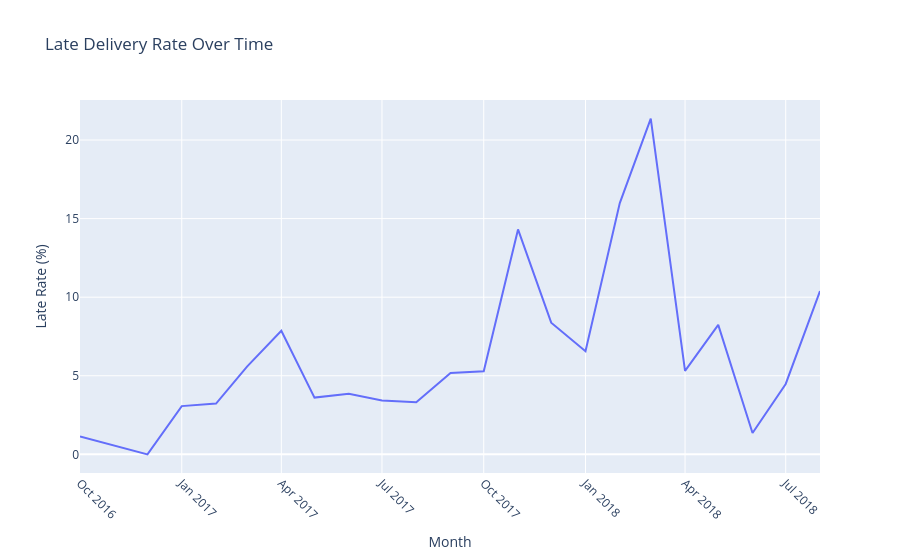

The code cell stored with this chart in its notebook:
### Code cell
df['order_month'] = pd.to_datetime(df['order_purchase_timestamp']).dt.to_period('M').astype(str)
time_late = df.groupby('order_month')['is_late'].mean().reset_index()
time_late.columns = ['month', 'late_rate']
time_late['late_rate'] = round(time_late['late_rate']* 100,2)

fig = px.line(time_late,
              x='month',
              y='late_rate',
              title='Late Delivery Rate Over Time',
              labels={'late_rate': 'Late Rate (%)', 'month': 'Month'})
fig.update_xaxes(tickangle=45)
fig.show()

### Figure 1 — Plotly figure (JSON) as saved in the notebook; plotly's stock layout.template omitted (floating-point values rounded to 4 significant figures)
{"data": [{"hovertemplate": "Month=%{x}<br>Late Rate (%)=%{y}<extra></extra>", "legendgroup": "", "line": {"color": "#636efa", "dash": "solid"}, "marker": {"symbol": "circle"}, "mode": "lines", "name": "", "orientation": "v", "showlegend": false, "type": "scatter", "x": ["2016-10", "2016-12", "2017-01", "2017-02", "2017-03", "2017-04", "2017-05", "2017-06", "2017-07", "2017-08", "2017-09", "2017-10", "2017-11", "2017-12", "2018-01", "2018-02", "2018-03", "2018-04", "2018-05", "2018-06", "2018-07", "2018-08"], "xaxis": "x", "y": [1.13, 0.0, 3.07, 3.23, 5.58, 7.86, 3.61, 3.86, 3.43, 3.32, 5.18, 5.29, 14.31, 8.38, 6.56, 15.99, 21.36, 5.31, 8.24, 1.36, 4.48, 10.39], "yaxis": "y"}], "layout": {"legend": {"tracegroupgap": 0}, "title": {"text": "Late Delivery Rate Over Time"}, "xaxis": {"anchor": "y", "domain": [0, 1], "tickangle": 45, "title": {"text": "Month"}}, "yaxis": {"anchor": "x", "domain": [0, 1], "title": {"text": "Late Rate (%)"}}}}
